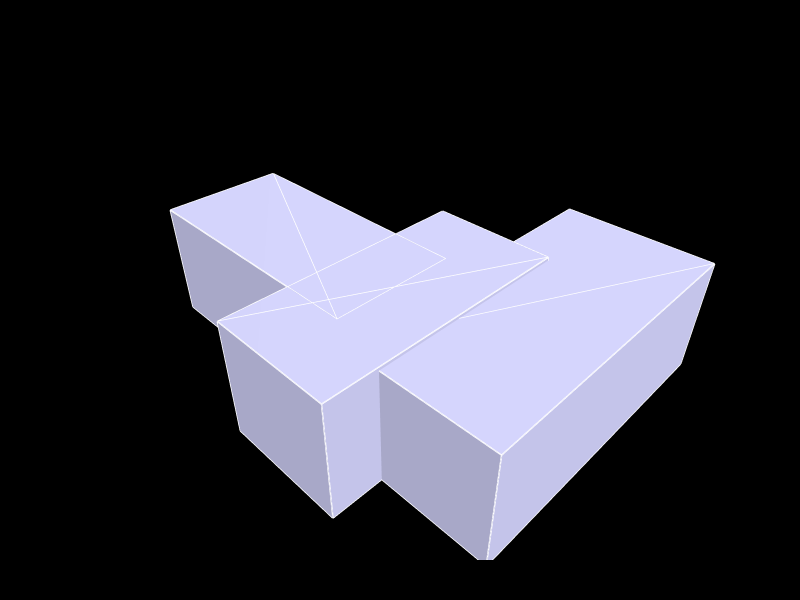

The code cell stored with this chart in its notebook:
### Markdown cell above
## 6. Show the geometry

### Code cell
Topology.Show(objects,
              faceColor=[210,210,250],
              faceOpacity=1,
              edgeColor="white",
              edgeWidth=3,
              showVertices=False,
              backgroundColor="black",
              width=800,
              height=600,
              renderer = renderer)

### Figure 1 — Plotly figure (JSON) as saved in the notebook; plotly's stock layout.template omitted (floating-point values rounded to 4 significant figures; data arrays with more than 128 entries replaced by an {"elided": "..."} marker saying what was removed)
{"data": [{"hoverinfo": "text", "legendgroup": "2", "legendrank": 2, "line": {"color": "white", "dash": "solid", "width": 3}, "marker": {"size": 0}, "mode": "lines", "name": "1: default (Edges)", "showlegend": false, "text": "", "type": "scatter3d", "x": {"elided": "252 float values"}, "y": {"elided": "252 float values"}, "z": {"elided": "252 float values"}}, {"cmax": 1, "cmin": 0, "color": "#D2D2FA", "colorscale": [[0, "#440154"], [0.1111, "#482878"], [0.2222, "#3e4989"], [0.3333, "#31688e"], [0.4444, "#26828e"], [0.5556, "#1f9e89"], [0.6667, "#35b779"], [0.7778, "#6ece58"], [0.8889, "#b5de2b"], [1, "#fde725"]], "flatshading": true, "hoverinfo": "text", "hovertext": "", "i": [0, 0, 3, 3, 6, 6, 1, 1, 2, 6, 3, 7, 8, 11, 8, 8, 12, 13, 10, 10, 11, 14, 8, 15, 16, 16, 17, 17, 21, 21, 19, 19, 16, 22, 17, 23], "j": [1, 2, 2, 4, 7, 5, 0, 7, 1, 4, 7, 3, 9, 8, 11, 12, 14, 12, 9, 15, 10, 12, 15, 8, 17, 18, 16, 20, 20, 22, 18, 23, 19, 20, 23, 17], "k": [2, 3, 4, 5, 5, 4, 7, 6, 6, 2, 0, 5, 10, 10, 12, 13, 15, 15, 15, 14, 14, 11, 9, 13, 18, 19, 20, 21, 22, 23, 23, 22, 22, 16, 18, 21], "legendgroup": "3", "legendrank": 3, "lighting": {"facenormalsepsilon": 0}, "name": "1: default (Faces)", "opacity": 1, "showlegend": false, "showscale": false, "text": "", "type": "mesh3d", "x": [-24.78, -24.78, -24.78, -24.78, -75.97, -75.97, -75.97, -75.97, 2.268, -103.0, -103.0, 2.268, 2.268, 2.268, -103.0, -103.0, 42.93, 42.93, -82.11, -82.11, 42.93, 42.93, -82.11, -82.11], "y": [-26.46, -26.46, 78.83, 78.83, 78.83, 78.83, -26.46, -26.46, -52.03, -52.03, -52.03, -52.03, -0.8472, -0.8472, -0.8472, -0.8472, -95.73, -95.73, -95.73, -95.73, -35.17, -35.17, -35.17, -35.17], "z": [48.98, 0, 0, 48.98, 0, 48.98, 0, 48.98, 48.98, 48.98, 0, 0, 0, 48.98, 0, 48.98, 0, 47.59, 47.59, 0, 0, 47.59, 0, 47.59]}], "layout": {"autosize": true, "height": 600, "margin": {"b": 40, "l": 40, "r": 40, "t": 40}, "paper_bgcolor": "#000000", "plot_bgcolor": "#000000", "scene": {"aspectmode": "data", "camera": {"center": {"x": 0, "y": 0, "z": 0}, "eye": {"x": -1.25, "y": -1.25, "z": 1.25}, "projection": {"type": "perspective"}, "up": {"x": 0, "y": 0, "z": 1}}, "xaxis": {"visible": false}, "yaxis": {"visible": false}, "zaxis": {"visible": false}}, "showlegend": true, "width": 800, "xaxis": {"showgrid": false, "visible": false, "zeroline": false}, "yaxis": {"showgrid": false, "visible": false, "zeroline": false}}}
